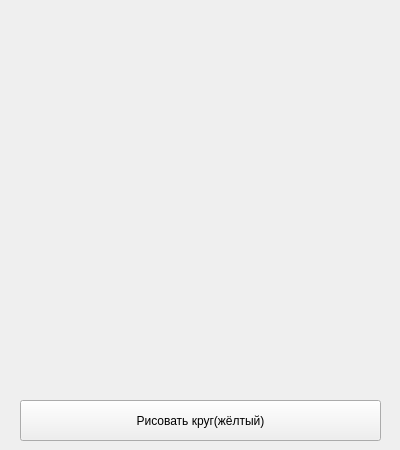
<?xml version="1.0" encoding="UTF-8"?>
<ui version="4.0">
 <class>Form</class>
 <widget class="QWidget" name="Form">
  <property name="geometry">
   <rect>
    <x>0</x>
    <y>0</y>
    <width>400</width>
    <height>450</height>
   </rect>
  </property>
  <property name="windowTitle">
   <string>Form</string>
  </property>
  <widget class="QPushButton" name="pushButton">
   <property name="geometry">
    <rect>
     <x>20</x>
     <y>400</y>
     <width>361</width>
     <height>41</height>
    </rect>
   </property>
   <property name="text">
    <string>Рисовать круг(жёлтый)</string>
   </property>
  </widget>
 </widget>
 <resources/>
 <connections/>
</ui>
